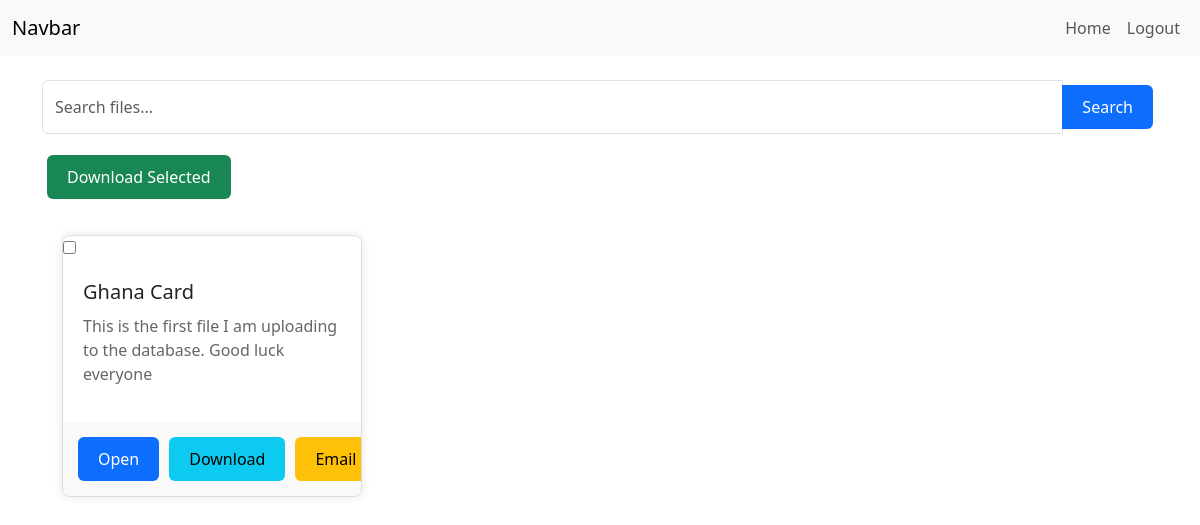
Screenshot of /user-dashboard/ (signed in) with the database file from the repository.
### backend/models.py (models this page shows)
class Document(models.Model):
    title = models.CharField(max_length=100)
    description = models.TextField()
    file = models.FileField(upload_to="uploads/")
    uploaded_at = models.DateTimeField(auto_now_add=True)
    uploaded_by = models.ForeignKey(settings.AUTH_USER_MODEL, on_delete=models.CASCADE)
    download_count = models.PositiveIntegerField(default=0)
    def __str__(self):
        return self.title

### backend/views.py (the view)
# urls.py: path("user-dashboard/", userDashboard, name="userDashboard"),
@login_required(login_url="login")
def userDashboard(request):
    query = request.GET.get("q")
    if query:
        documents = Document.objects.filter(
            Q(title__icontains=query) | Q(description__icontains=query)
        )
    else:
        documents = Document.objects.all()
    print(documents)
    return render(request, "userdashboard_page.html", {"documents": documents})

### backend/templates/userdashboard_page.html (shortened to what this page needs)
<!DOCTYPE html>
<html lang="en">
<head>
    <link rel="stylesheet" href="https://cdn.jsdelivr.net/npm/bootstrap@5.3.3/dist/css/bootstrap.min.css">
    <link rel="stylesheet" href="https://cdn.jsdelivr.net/npm/@fortawesome/fontawesome-free@6.4.2/css/all.min.css">
</head>
<body>
    <section id="nav-bar">
        <nav class="navbar navbar-expand-lg navbar-light bg-light">
            <div class="container-fluid">
                <a class="navbar-brand" href="#">Navbar</a>
                <div class="collapse navbar-collapse" id="navbarNav">
                    <ul class="navbar-nav ms-auto">
                        <li class="nav-item">
                            <a class="nav-link" href="#">Home</a>
                        </li>
                        <li class="nav-item">
                            <a class="nav-link" href="#">Logout</a>
                        </li>
                    </ul>
                </div>
            </div>
        </nav>
    </section>
    <div class="container mt-4">
        <form method="get" action="{% url 'userDashboard' %}">
            <div class="input-group mb-3">
                <input type="text" class="form-control" name="q" placeholder="Search files..."
                    value="{{ request.GET.q }}">
                <button class="btn btn-primary" type="submit">Search</button>
            </div>
        </form>
        <button id="download-selected" class="btn btn-success mb-3">Download Selected</button>
        <div class="dashboard">
            {% for document in documents %}
            <div class="file-card">
                <input type="checkbox" class="select-file" data-file-id="{{ document.id }}">
                <div class="file-info">
                    <h3 class="file-title">{{ document.title }}</h3>
                    <p class="file-description">{{ document.description }}</p>
                </div>
                <div class="file-actions">
                    <button class="btn btn-primary open-btn" data-title="{{ document.title }}"
                        data-description="{{ document.description }}" data-file-url="{{ document.file.url }}">Open</button>
                    <a href="{{ document.file.url }}" class="btn btn-info download-btn" download>Download</a>
                    <button class="btn btn-warning email-btn" data-title="{{ document.title }}"
                        data-file-url="{{ document.file.url }}" data-file-id="{{ document.id }}">Email</button>
                </div>
            </div>
            {% endfor %}
        </div>
    </div>
</body>
</html>

### backend/templates/userdashboard_page.html (style rules this page uses)
.dashboard { display: flex; flex-wrap: wrap; gap: 20px; padding: 20px; }
.file-card { border: 1px solid #ddd; border-radius: 8px; overflow: hidden; box-shadow: 0 0 10px rgba(0, 0, 0, 0.1); background-color: #fff; width: 300px; }
.file-info { padding: 20px; }
.file-title { font-size: 20px; margin-bottom: 10px; }
.file-description { color: #666; }
.file-actions { display: flex; justify-content: space-between; padding: 10px; background-color: #f9f9f9; }
.select-file { margin-right: 10px; }
.btn { padding: 10px 20px; margin: 5px; border: none; cursor: pointer; }

### rows the page displays
Document: title "Ghana Card", description "This is the first file I am uploading to the database. Good luck everyone"
